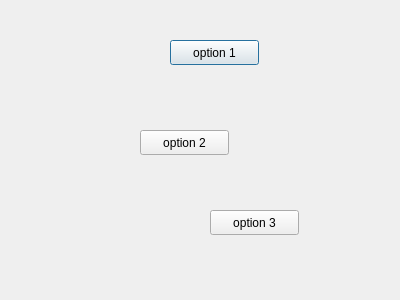
<?xml version="1.0" encoding="UTF-8"?>
<ui version="4.0">
 <class>Dialog</class>
 <widget class="QDialog" name="Dialog">
  <property name="geometry">
   <rect>
    <x>0</x>
    <y>0</y>
    <width>400</width>
    <height>300</height>
   </rect>
  </property>
  <property name="windowTitle">
   <string>Dialog</string>
  </property>
  <widget class="QPushButton" name="pushButton">
   <property name="geometry">
    <rect>
     <x>170</x>
     <y>40</y>
     <width>89</width>
     <height>25</height>
    </rect>
   </property>
   <property name="text">
    <string>option 1</string>
   </property>
  </widget>
  <widget class="QPushButton" name="pushButton_2">
   <property name="geometry">
    <rect>
     <x>140</x>
     <y>130</y>
     <width>89</width>
     <height>25</height>
    </rect>
   </property>
   <property name="text">
    <string>option 2</string>
   </property>
  </widget>
  <widget class="QPushButton" name="pushButton_3">
   <property name="geometry">
    <rect>
     <x>210</x>
     <y>210</y>
     <width>89</width>
     <height>25</height>
    </rect>
   </property>
   <property name="text">
    <string>option 3</string>
   </property>
  </widget>
 </widget>
 <resources/>
 <connections/>
</ui>
